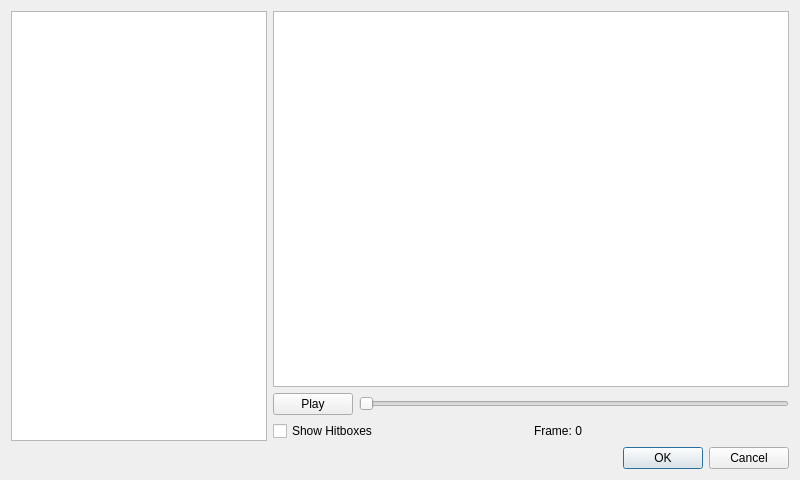
<?xml version="1.0" encoding="UTF-8"?>
<ui version="4.0">
 <class>AnimationEditor</class>
 <widget class="QDialog" name="AnimationEditor">
  <property name="geometry">
   <rect>
    <x>0</x>
    <y>0</y>
    <width>800</width>
    <height>480</height>
   </rect>
  </property>
  <property name="windowTitle">
   <string>Animation Editor</string>
  </property>
  <layout class="QVBoxLayout" name="verticalLayout">
   <item>
    <layout class="QHBoxLayout" name="horizontalLayout_4">
     <item>
      <widget class="QListWidget" name="enemy_list">
       <property name="sizePolicy">
        <sizepolicy hsizetype="Maximum" vsizetype="Expanding">
         <horstretch>0</horstretch>
         <verstretch>0</verstretch>
        </sizepolicy>
       </property>
      </widget>
     </item>
     <item>
      <layout class="QVBoxLayout" name="verticalLayout_2">
       <item>
        <widget class="QGraphicsView" name="frame_graphics_view"/>
       </item>
       <item>
        <layout class="QHBoxLayout" name="horizontalLayout">
         <item>
          <widget class="QPushButton" name="toggle_paused_button">
           <property name="text">
            <string>Play</string>
           </property>
          </widget>
         </item>
         <item>
          <widget class="QSlider" name="seek_slider">
           <property name="orientation">
            <enum>Qt::Horizontal</enum>
           </property>
          </widget>
         </item>
        </layout>
       </item>
       <item>
        <layout class="QHBoxLayout" name="horizontalLayout_2">
         <item>
          <widget class="QCheckBox" name="show_hitboxes">
           <property name="text">
            <string>Show Hitboxes</string>
           </property>
          </widget>
         </item>
         <item>
          <widget class="QLabel" name="frame_label">
           <property name="text">
            <string>Frame: 0</string>
           </property>
          </widget>
         </item>
        </layout>
       </item>
      </layout>
     </item>
    </layout>
   </item>
   <item>
    <widget class="QDialogButtonBox" name="buttonBox">
     <property name="orientation">
      <enum>Qt::Horizontal</enum>
     </property>
     <property name="standardButtons">
      <set>QDialogButtonBox::Cancel|QDialogButtonBox::Ok</set>
     </property>
    </widget>
   </item>
  </layout>
 </widget>
 <resources/>
 <connections>
  <connection>
   <sender>buttonBox</sender>
   <signal>accepted()</signal>
   <receiver>AnimationEditor</receiver>
   <slot>accept()</slot>
   <hints>
    <hint type="sourcelabel">
     <x>248</x>
     <y>254</y>
    </hint>
    <hint type="destinationlabel">
     <x>157</x>
     <y>274</y>
    </hint>
   </hints>
  </connection>
  <connection>
   <sender>buttonBox</sender>
   <signal>rejected()</signal>
   <receiver>AnimationEditor</receiver>
   <slot>reject()</slot>
   <hints>
    <hint type="sourcelabel">
     <x>316</x>
     <y>260</y>
    </hint>
    <hint type="destinationlabel">
     <x>286</x>
     <y>274</y>
    </hint>
   </hints>
  </connection>
 </connections>
</ui>
